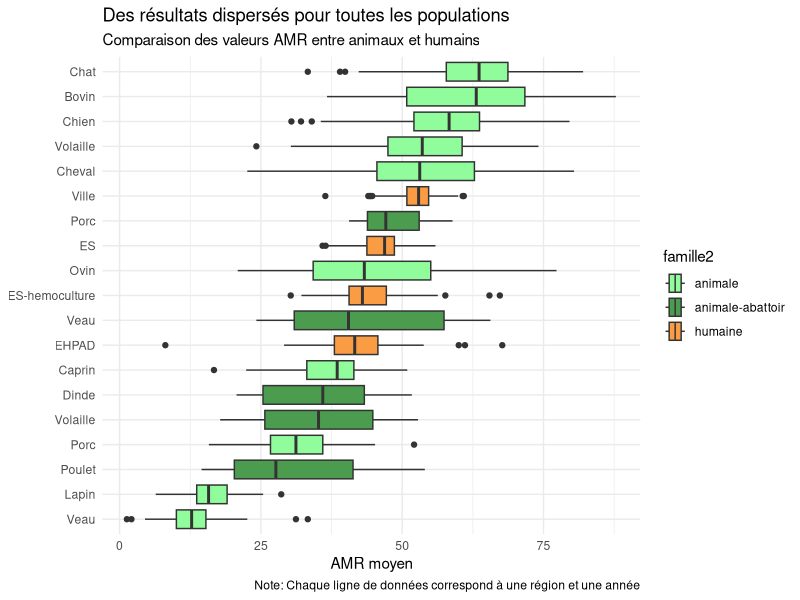
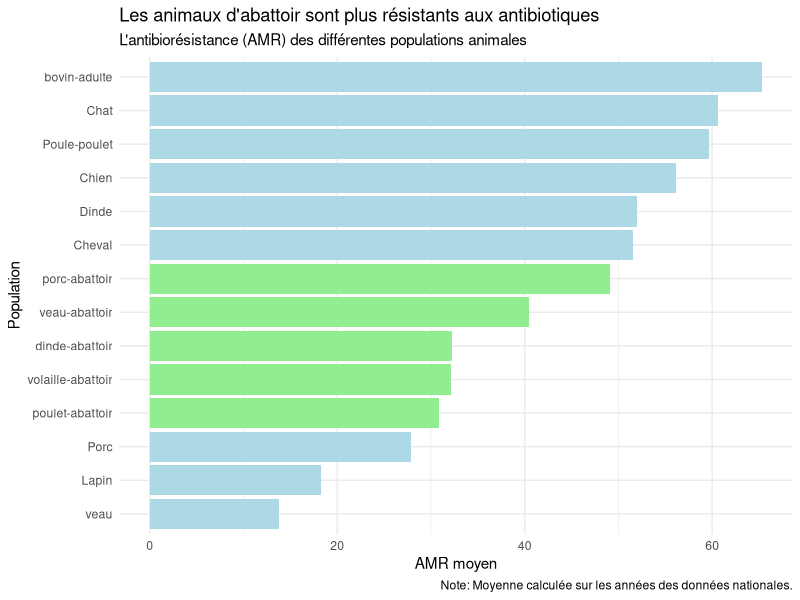
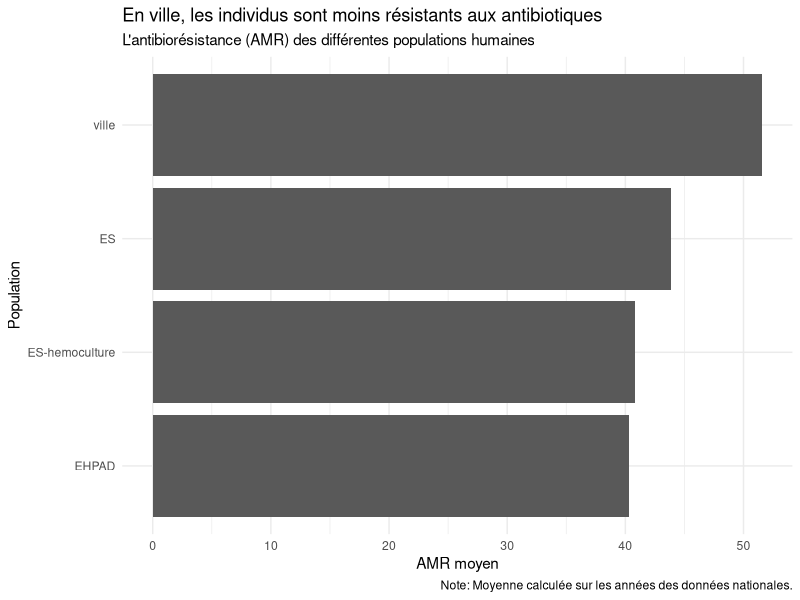
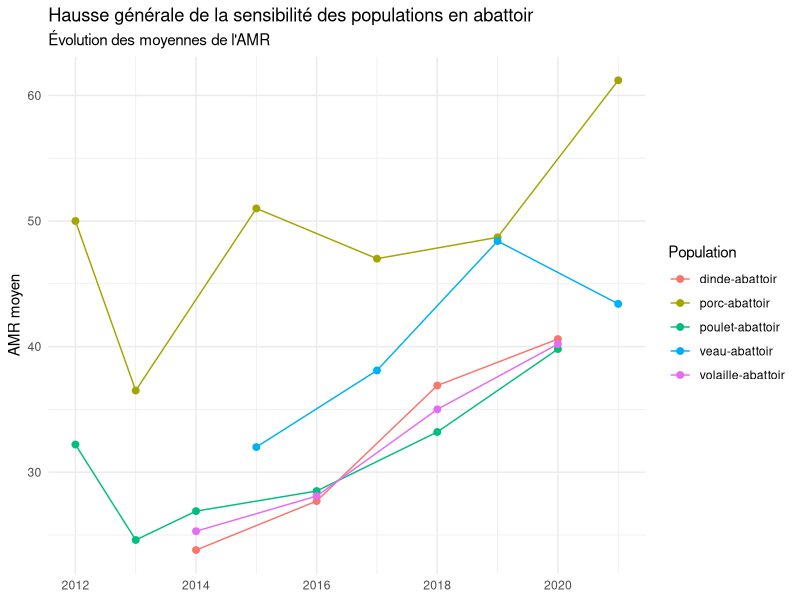
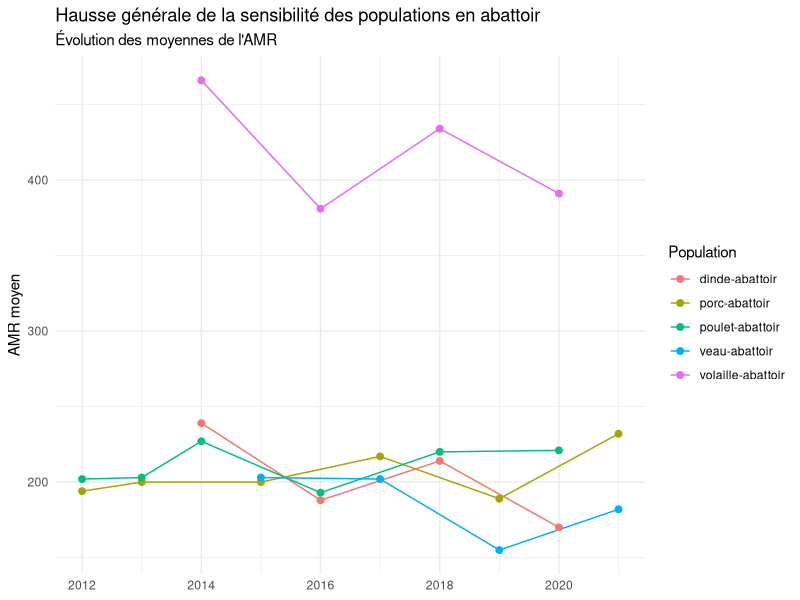
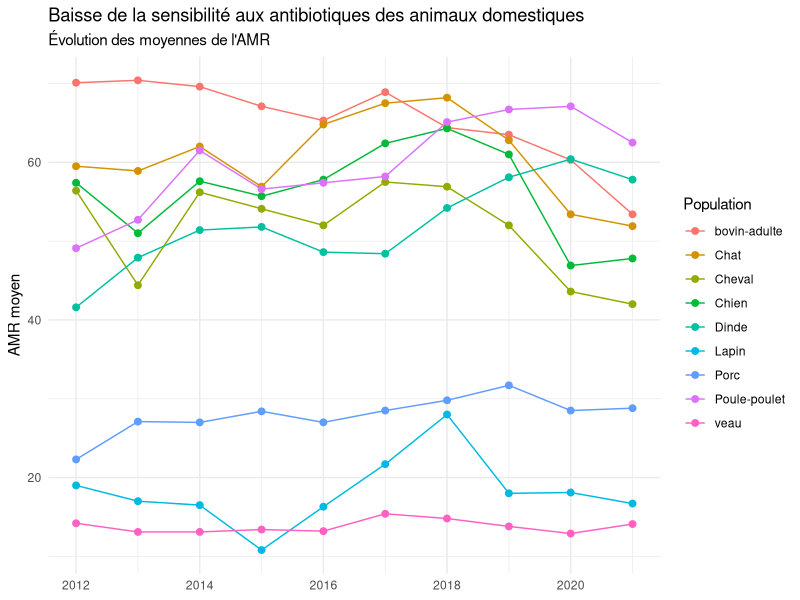

Source code (R) for these figures, in order: (Note: this script raises an error after producing the figures.)
## ---- chunk 1
knitr::opts_chunk$set(echo = TRUE)
library(readxl)
library(tidyr)
library(dplyr)
library(ggplot2)
## ---- chunk 2
AMR <- read_excel("donnees/donnees_AMR.xlsx")

# Données permettant d'étudier la perte d'effectif des pan-sensibles
ResapathFrance <- read_xlsx("donnees/ModeleCollecte_PROMISE_ResapathFrance.xlsx",sheet = "Modele de collecte")

# On renomme "bovin-abattoir" en "veau-abattoir"
AMR$population <- ifelse(AMR$population == "bovin-abattoir", "veau-abattoir", AMR$population)
## ---- chunk 3
AMR_nationale <- AMR %>%
  filter(region == "Nationale")
AMR_regionale <- AMR %>%
  filter(region != "Nationale")

AMR_nationale_animal <- AMR_nationale %>%
  filter(famille == "animale")
AMR_nationale_humain <- AMR_nationale %>%
  filter(famille == "humaine")

# Indicatrice selon que la population provient d'un abattoir ou non
AMR_nationale_animal$abattoir <- grepl("abattoir", AMR_nationale_animal$population, ignore.case = TRUE)

AMR_regionale$famille2 <- paste(AMR_regionale$famille, ifelse(grepl("abattoir", AMR_regionale$population, ignore.case = TRUE), "-abattoir", ""), sep = "")

# Uniformisation entre les différentes tables
ResapathFrance <- ResapathFrance%>%
  mutate(population = as.factor(population),
         `profil AMR`= as.factor(`profil AMR`),
         region = as.factor(region))

# On retire les observations SARM (ça supprime aussi les lignes vide)
ResapathFrance_sansSARM <- ResapathFrance%>%
  filter(`profil AMR` != "SARM", bacterie == "Escherichia coli")
## ---- chunk 4
label <- c("Veau", "Lapin", "Poulet", "Porc", "Volaille", "Dinde", "Caprin", "EHPAD", "Veau", "ES-hemoculture", "Ovin", "ES", "Porc", "Ville", "Cheval","Volaille", "Chien", "Bovin", "Chat")

ggplot(AMR_regionale, aes(x = `valeur AMR`, y = reorder(population, `valeur AMR`, mean), fill = famille2))+
  geom_boxplot()+
  labs(title = "Des résultats dispersés pour toutes les populations",
       subtitle = "Comparaison des valeurs AMR entre animaux et humains",
       caption = "Note: Chaque ligne de données correspond à une région et une année",
       y = NULL,
       x = "AMR moyen")+
  theme_minimal()+
  scale_fill_manual(values = c("#90fc9b", "#4b9c4f", "#fa9c43"))+
  scale_y_discrete(labels = label)
## ---- chunk 5
moyenne_AMR <- AMR_nationale_animal %>%
  group_by(population, famille, abattoir) %>%
  summarize(moyenne_AMR = mean(`valeur AMR`)) %>%
  arrange(moyenne_AMR)

ggplot(moyenne_AMR, aes(x = moyenne_AMR, y = reorder(population, moyenne_AMR), fill = abattoir))+
  geom_bar(stat = "identity", position = "dodge") +
  labs(title = "Les animaux d'abattoir sont plus résistants aux antibiotiques",
       subtitle = "L'antibiorésistance (AMR) des différentes populations animales",
       caption = "Note: Moyenne calculée sur les années des données nationales.",
       y = "Population",
       x = "AMR moyen") +
  theme_minimal()  +
  guides(fill = FALSE) +
  scale_fill_manual(values = c("lightblue", "lightgreen"))

moyenne_AMR <- AMR_nationale_humain %>%
  group_by(population, famille) %>%
  summarize(moyenne_AMR = mean(`valeur AMR`)) %>%
  arrange(moyenne_AMR)

ggplot(moyenne_AMR, aes(x = moyenne_AMR, y = reorder(population, moyenne_AMR)))+
  geom_bar(stat = "identity", position = "dodge") +
  labs(title = "En ville, les individus sont moins résistants aux antibiotiques",
       subtitle = "L'antibiorésistance (AMR) des différentes populations humaines",
       caption = "Note: Moyenne calculée sur les années des données nationales.",
       y = "Population",
       x = "AMR moyen") +
  theme_minimal()
## ---- chunk 6
ggplot(AMR_nationale_animal[which(AMR_nationale_animal$abattoir == TRUE),], aes(x = annee, y = `valeur AMR`, group = population, color = population)) +
  geom_line(stat = "summary", fun = "mean") +
  geom_point(stat = "summary", fun = "mean", size = 2) +
  labs(title = "Hausse générale de la sensibilité des populations en abattoir",
       subtitle = "Évolution des moyennes de l'AMR",
       x = NULL,
       y = "AMR moyen",
       color = "Population") +
  theme_minimal()

ggplot(AMR_nationale_animal[which(AMR_nationale_animal$abattoir == TRUE),], aes(x = annee, y = `effectif AMR`, group = population, color = population)) +
  geom_line(stat = "summary", fun = "mean") +
  geom_point(stat = "summary", fun = "mean", size = 2) +
  labs(title = "Hausse générale de la sensibilité des populations en abattoir",
       subtitle = "Évolution des moyennes de l'AMR",
       x = NULL,
       y = "AMR moyen",
       color = "Population") +
  theme_minimal()

ggplot(AMR_nationale_animal[which(AMR_nationale_animal$abattoir == FALSE),], aes(x = annee, y = `valeur AMR`, group = population, color = population)) +
  geom_line(stat = "summary", fun = "mean") +
  geom_point(stat = "summary", fun = "mean", size = 2) +
  labs(title = "Baisse de la sensibilité aux antibiotiques des animaux domestiques",
       subtitle = "Évolution des moyennes de l'AMR",
       x = NULL,
       y = "AMR moyen",
       color = "Population") +
  theme_minimal()
## ---- chunk 7
table1 <- ResapathFrance_sansSARM %>%
  filter(`profil AMR` == "pan-sensible") %>%
  mutate(eff_pansensible = `effectif AMR`) %>%
  select(annee, population, eff_pansensible)

table2 <- ResapathFrance_sansSARM %>%
  filter(`profil AMR` == "C3G-R") %>%
  mutate(eff_C3G = `effectif AMR`) %>%
  select(annee, population, eff_C3G)

table_join <- merge(table1, table2, by = c("annee", "population"), all = TRUE)

for (pop in levels(table_join$population)){
  table_join1 <- table_join %>%
    filter(population == pop) %>%
    mutate(taux_eff = round((eff_pansensible * 100) / eff_C3G, 2),
           min_max_value = ifelse(taux_eff == max(taux_eff), "MAX", ifelse(taux_eff == min(taux_eff), "MIN", "none")))
  
  moyenne = round(mean(table_join1$taux_eff),2)
  
  plot <- ggplot(data = table_join1, aes(x = annee, y = taux_eff, fill = min_max_value))+
    geom_col(width = 0.5) + 
    theme_minimal()+                     
    labs(x = "Annee",
         y = "Taux de sensibilité à tous les tests par rapport à C3G-R",
         title = "Taux de sensibilité par population en fonction de l'année",
         subtitle = str_glue("En moyenne, le taux est de {moyenne}")) +
    facet_wrap(~population)+
    scale_y_continuous(labels = scales::number_format(suffix="%"), limits = c(0,100))+
    scale_fill_manual(values = c("MIN" = "red", "MAX" = "green","none" = "grey"), guide = "none")
  plot(plot)
}
